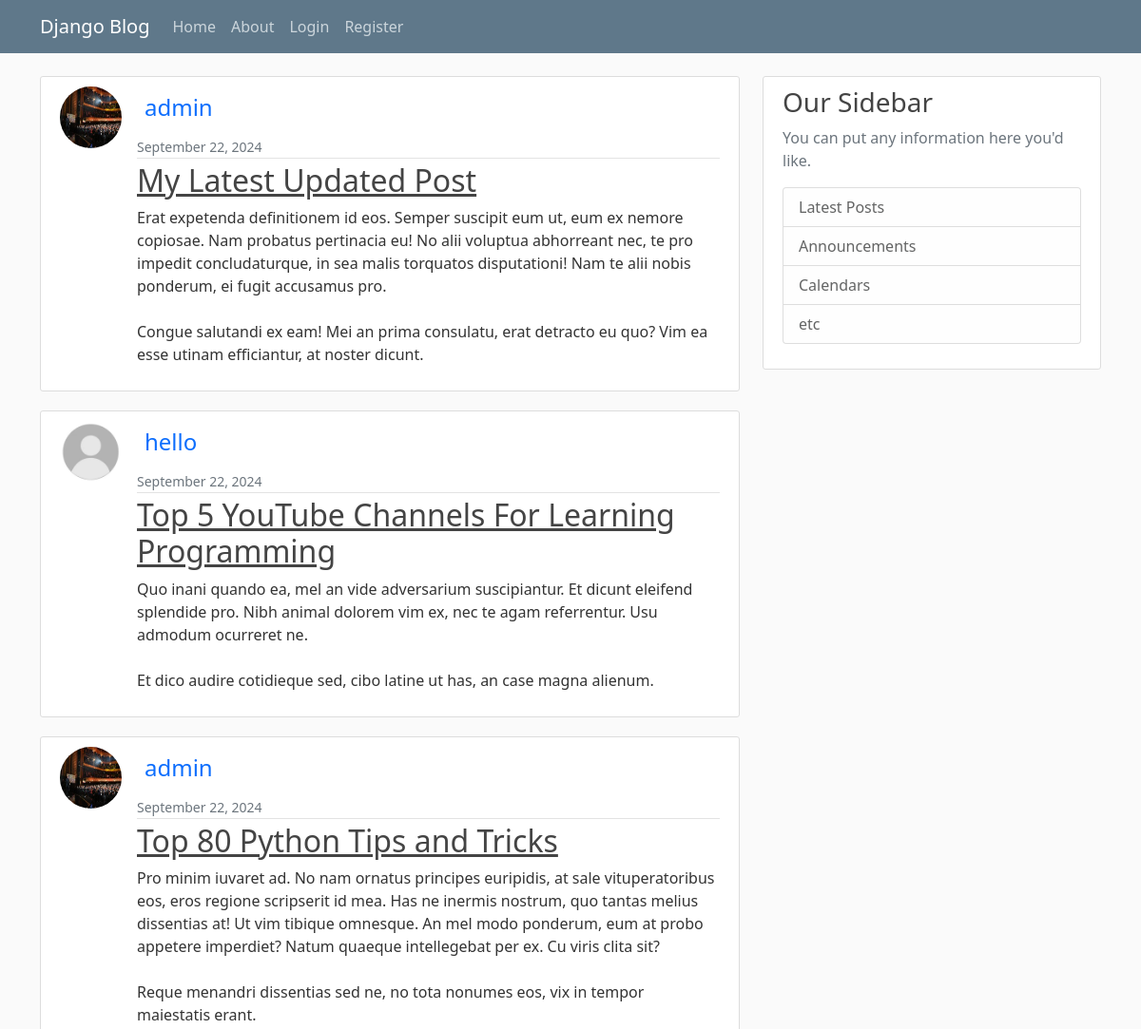
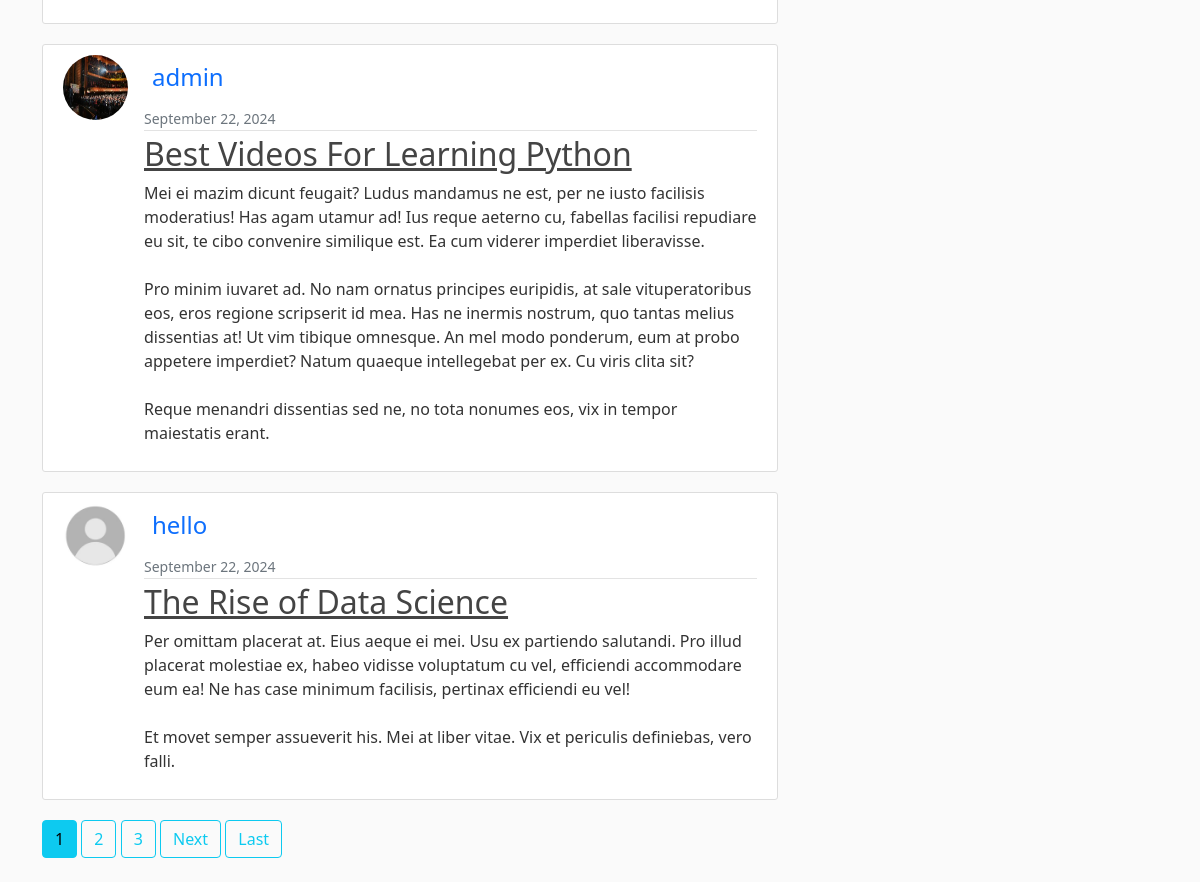
The page / on the database its author committed (2 pictures, top to bottom).
### blog/models.py (models this page shows, shortened)
class Post(models.Model):
    title=models.CharField(max_length=100)
    content=models.TextField()#for large amount of text, since posts can contain many text.
    date_posted=models.DateTimeField(default=timezone.now)#we dont pass timezone.now() as a function, but pass timezone.now as a reference to the function. if we passed it as function i.e using paranthesis, then it would return the time when this model was created, but we pass it as a reference whenever the user creates the post
    author=models.ForeignKey(User,on_delete=models.CASCADE)#author: a ForeignKey linking to the User model. This establishes a many-to-one relationship, meaning each post is written by one user, but each user can write many posts. The on_delete=models.CASCADE parameter specifies that if a user is deleted, all of their posts will also be deleted automatically, which is a common behavior in blog applications to maintain referential integrity.

### users/models.py (models this page shows, shortened)
class Profile(models.Model):
    user = models.OneToOneField(User,on_delete=models.CASCADE)
    image= models.ImageField(default="default.jpg",upload_to="profile_pics")

### blog/views.py (the view)
# urls.py: path('',PostListView.as_view(),name='blog-home'),
class PostListView(ListView):
    model = Post
    template_name = 'blog/home.html' # <app>/<model>_<viewtype>.html
    context_object_name = 'posts'
    ordering = ['-date_posted'] # here '-' sign changes the order of the posts from oldest2latest to latest2oldest
    paginate_by =5 #no. of posts per page

### blog/templates/blog/home.html (shortened to what this page needs)
{% extends 'blog/base.html' %} {% block content %} {% for post in posts%}
<article class="media content-section d-flex">
    <img src="{{ post.author.profile.image.url }}" class="rounded-circle article-img">
    <div class="media-body ">
        <div class="article-metadata d-flex flex-column ">
            <a class=" p-2 text-decoration-none h4" href="{%url 'user-posts' post.author.username %}">{{ post.author }}</a>
            <small class="text-muted  ">{{ post.date_posted|date:'F d, Y' }}</small>
        </div>
        <h2><a class="article-title" href="{% url 'post-detail' post.id %}">{{ post.title }}</a></h2>
        <p class="article-content">{{ post.content }}</p>
    </div>
</article>
{% endfor %}
{% if is_paginated%}
{% for num in page_obj.paginator.page_range %}
    {% if page_obj.number == num %}
        <a href="?page={{ num }}" class="btn btn-info mb-4">{{ num }}</a>
    {% elif num > page_obj.number|add:'-3' and num < page_obj.number|add:'3' %}
        <a href="?page={{ num }}" class="btn btn-outline-info mb-4">{{ num }}</a>
    {% endif %}
{% endfor %}
{% if page_obj.has_next %}
    <a href="?page={{ page_obj.next_page_number }}" class="btn btn-outline-info mb-4">Next</a>
    <a href="?page={{ page_obj.paginator.num_pages }}" class="btn btn-outline-info mb-4">Last</a>
{% endif %}
{% endif %}
{% endblock %}

### blog/static/blog/main.css (style rules this page uses)
body { background: #fafafa; color: #333333; margin-top: 5rem; }
h1, h2, h3, h4, h5, h6 { color: #444444; }
.content-section { background: #ffffff; padding: 10px 20px; border: 1px solid #dddddd; border-radius: 3px; margin-bottom: 20px; }
.article-title { color: #444444; }
.article-content { white-space: pre-line; }
.article-img { height: 65px; width: 65px; margin-right: 16px; }
.article-metadata { padding-bottom: 1px; margin-bottom: 4px; border-bottom: 1px solid #e3e3e3 }

### rows shown on the page
Post: author.profile.image (picture), author "admin", date_posted "September 22, 2024", title "My Latest Updated Post", content "Erat expetenda definitionem id eos. Semper suscipit eum ut, eum ex nemore copiosae. Nam probatus pertinacia eu! No alii voluptua abhorreant nec, te pro impedit concludaturque, in sea malis torquatos disputationi! Nam te alii nobis ponderum, ei fugit accusamus pro. Congue salutandi ex eam! Mei an prima consulatu, erat detracto eu quo? Vim ea esse utinam efficiantur, at noster dicunt."
Post: author.profile.image (placeholder picture), author "hello", date_posted "September 22, 2024", title "Top 5 YouTube Channels For Learning Programming", content "Quo inani quando ea, mel an vide adversarium suscipiantur. Et dicunt eleifend splendide pro. Nibh animal dolorem vim ex, nec te agam referrentur. Usu admodum ocurreret ne. Et dico audire cotidieque sed, cibo latine ut has, an case magna alienum."
Post: author.profile.image (picture), author "admin", date_posted "September 22, 2024", title "Top 80 Python Tips and Tricks", content "Pro minim iuvaret ad. No nam ornatus principes euripidis, at sale vituperatoribus eos, eros regione scripserit id mea. Has ne inermis nostrum, quo tantas melius dissentias at! Ut vim tibique omnesque. An mel modo ponderum, eum at probo appetere imperdiet? Natum quaeque intellegebat per ex. Cu viris clita sit? Reque menandri dissentias sed ne, no tota nonumes eos, vix in tempor maiestatis erant."
Post: author.profile.image (picture), author "admin", date_posted "September 22, 2024", title "Best Videos For Learning Python", content "Mei ei mazim dicunt feugait? Ludus mandamus ne est, per ne iusto facilisis moderatius! Has agam utamur ad! Ius reque aeterno cu, fabellas facilisi repudiare eu sit, te cibo convenire similique est. Ea cum viderer imperdiet liberavisse. Pro minim iuvaret ad. No nam ornatus principes euripidis, at sale vituperatoribus eos, eros regione scripserit id mea. Has ne inermis nostrum, quo tantas melius dissentias at! Ut vim tibique omnesque. An mel modo ponderum, eum at probo appetere imperdiet? Natum quaeque intellegebat per ex. Cu viris clita sit? Reque menandri dissentias sed ne, no tota nonumes eos, vix in tempor maiestatis erant."
Post: author.profile.image (placeholder picture), author "hello", date_posted "September 22, 2024", title "The Rise of Data Science", content "Per omittam placerat at. Eius aeque ei mei. Usu ex partiendo salutandi. Pro illud placerat molestiae ex, habeo vidisse voluptatum cu vel, efficiendi accommodare eum ea! Ne has case minimum facilisis, pertinax efficiendi eu vel! Et movet semper assueverit his. Mei at liber vitae. Vix et periculis definiebas, vero falli."

### other values the page prints
{{ num }} "1"
{{ num }} "2" "3"
